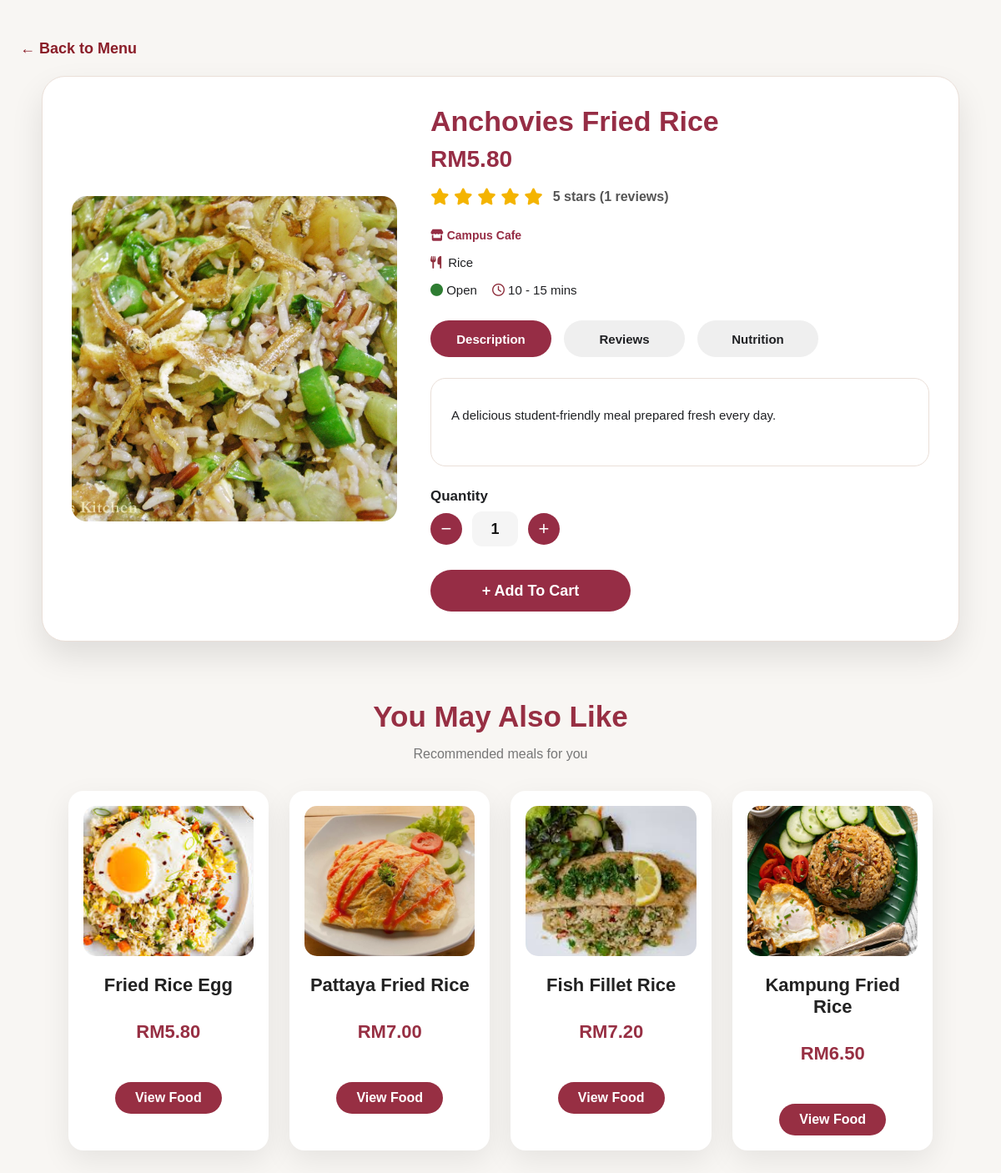
Screenshot of /pages/food_details.php?id=1 with the database file from the repository.
### tables this page shows
CREATE TABLE `menu_items` (
  `item_id` int(11) NOT NULL,
  `item_name` varchar(100) NOT NULL,
  `restaurant_name` varchar(100) NOT NULL,
  `category` varchar(50) NOT NULL,
  `price` decimal(10,2) NOT NULL,
  `image` varchar(255) NOT NULL,
  `availability` varchar(20) NOT NULL DEFAULT 'Available'
);

### pages/food_details.php (the view, shortened to what this page needs)
<?php
include("../includes/db.php");
$id = (int) $_GET["id"];
function h($value)
{
    return htmlspecialchars((string) $value, ENT_QUOTES, "UTF-8");
}
function isRestaurantOpenStatus($status): bool
{
    return strtolower(trim((string) $status)) === "open";
}
$stmt = $conn->prepare("SELECT * FROM menu_items WHERE item_id = ?");
$stmt->bind_param("i", $id);
$stmt->execute();
$result = $stmt->get_result();
$item = $result->fetch_assoc();
$avgSql = "
    SELECT AVG(rating) AS avg_rating, COUNT(rating) AS rating_count
    FROM menu_feedback
    WHERE item_id = ?
    AND rating IS NOT NULL
";
$avgStmt = $conn->prepare($avgSql);
$avgStmt->bind_param("i", $id);
$avgStmt->execute();
$avgData = $avgStmt->get_result()->fetch_assoc();
$avgRating = round((float)($avgData["avg_rating"] ?? 0), 1);
$ratingCount = (int)($avgData["rating_count"] ?? 0);
$restaurantStatus = "Open";
$statusStmt = $conn->prepare("SELECT status FROM restaurants WHERE restaurant_name = ?");
$statusStmt->bind_param("s", $item["restaurant_name"]);
$statusStmt->execute();
$statusData = $statusStmt->get_result()->fetch_assoc();
if ($statusData && trim((string) $statusData["status"]) !== "") {
    $restaurantStatus = trim((string) $statusData["status"]);
}
$isOpen = isRestaurantOpenStatus($restaurantStatus);
$statusText = $isOpen ? "Open" : $restaurantStatus;
$statusColor = $isOpen ? "#2E7D32" : "#B3261E";
$descriptions = [
    "Nasi Lemak Set" => "Traditional Malaysian coconut rice served with sambal, fried chicken, egg and cucumber.",
    "Mee Goreng" => "Spicy stir-fried noodles served with vegetables and egg.",
    "Chicken Rice" => "Tender chicken served with fragrant rice and homemade sauce.",
    "Fried Chicken Rice" => "Crispy fried chicken served with rice and vegetables.",
    "Build Your Own Meal" => "Customize your own meal based on your favourite ingredients."
];
$description = $descriptions[$item["item_name"]] ?? "A delicious student-friendly meal prepared fresh every day.";
$sqlRecommend = "
    SELECT *
    FROM menu_items
    WHERE item_id != ?
    ORDER BY (restaurant_name = ?) DESC, RAND()
    LIMIT 4
";
$stmtRecommend = $conn->prepare($sqlRecommend);
$stmtRecommend->bind_param("is", $id, $item["restaurant_name"]);
$stmtRecommend->execute();
$resultRecommend = $stmtRecommend->get_result();
?>
<?php include("../includes/header.php"); ?>
<div class="food-details-page">
    <a href="menu.php" class="back-menu">&larr; Back to Menu</a>
    <div class="food-details-card">
        <div class="food-image">
            <img
                src="../images/<?php echo h($item["image"]); ?>"
                alt="<?php echo h($item["item_name"]); ?>"
            >
        </div>
        <div class="food-info">
            <h1><?php echo h($item["item_name"]); ?></h1>
            <h2>RM<?php echo number_format((float) $item["price"], 2); ?></h2>
            <div class="food-rating">
                <span class="rating-stars">
                    <?php for ($star = 1; $star <= 5; $star++) { ?>
                        <i class="<?php echo $avgRating >= $star ? 'fa-solid' : 'fa-regular'; ?> fa-star"></i>
                    <?php } ?>
                </span>
                <span class="rating-text">
                    <?php echo $ratingCount > 0 ? $avgRating . " stars (" . $ratingCount . " reviews)" : "No reviews yet"; ?>
                </span>
            </div>
            <p>
    <a class="restaurant-link"
       href="menu.php?restaurant=<?php echo urlencode($item["restaurant_name"]); ?>">
        <i class="fa-solid fa-store"></i>
        <strong><?php echo h($item["restaurant_name"]); ?></strong>
    </a>
</p>
            <p class="food-meta-line">
                <i class="fa-solid fa-utensils"></i>
                <?php echo h($item["category"]); ?>
            </p>
            <p class="food-meta-line food-status-row">
                <span>
                    <i class="fa-solid fa-circle" style="color:<?php echo h($statusColor); ?>;"></i>
                    <?php echo h($statusText); ?>
                </span>
                <span>
                    <i class="fa-regular fa-clock"></i>
                    10 - 15 mins
                </span>
            </p>
            <div class="food-tabs">
                <button class="tab-btn active" type="button" onclick="openTab(event, 'description')">
                    Description
                </button>
                <button class="tab-btn" type="button" onclick="openTab(event, 'reviews')">
                    Reviews
                </button>
                <button class="tab-btn" type="button" onclick="openTab(event, 'nutrition')">
                    Nutrition
                </button>
            </div>
            <div id="description" class="tab-content active">
                <p><?php echo h($description); ?></p>
            </div>
            <h3>Quantity</h3>
            <div class="quantity-box">
                <button type="button" onclick="decreaseQty()">&minus;</button>
                <input type="text" id="qty" value="1" readonly>
                <button type="button" onclick="increaseQty()">+</button>
            </div>
            <a class="details-cart" href="cart.php?action=add&id=<?php echo h($item["item_id"]); ?>">
                + Add To Cart
            </a>
        </div>
    </div>
    <div class="recommended-section">
        <h2>You May Also Like</h2>
        <p>Recommended meals for you</p>
        <div class="recommended-grid">
            <?php while ($food = $resultRecommend->fetch_assoc()) { ?>
                <div class="recommend-card">
                    <a href="food_details.php?id=<?php echo h($food["item_id"]); ?>">
                        <img
                            src="../images/<?php echo h($food["image"]); ?>"
                            alt="<?php echo h($food["item_name"]); ?>"
                        >
                    </a>
                    <h4><?php echo h($food["item_name"]); ?></h4>
                    <p>RM<?php echo number_format((float) $food["price"], 2); ?></p>
                    <a class="view-food" href="food_details.php?id=<?php echo h($food["item_id"]); ?>">
                        View Food
                    </a>
                </div>
            <?php } ?>
        </div>
    </div>
</div>
<?php include("../includes/footer.php"); ?>

### includes/header.php (shortened to what this page needs)
<!DOCTYPE html>
<html>
<head>
    <link rel="stylesheet"
    href="https://cdnjs.cloudflare.com/ajax/libs/font-awesome/6.5.2/css/all.min.css">
    <link rel="stylesheet" href="../css/style.css?admin_clean=300066">
</head>
<body>

### includes/footer.php
</body>
</html>

### rows the page displays
menu_items: image (picture), item_name "Anchovies Fried Rice", price "5.80", restaurant_name "Campus Cafe", category "Rice", item_name "A delicious student-friendly meal prepared fresh every day."
menu_items: image (picture), item_name "Fried Rice Egg", price "5.80"
menu_items: image (picture), item_name "Pattaya Fried Rice", price "7.00"
menu_items: image (picture), item_name "Fish Fillet Rice", price "7.20"
menu_items: image (picture), item_name "Kampung Fried Rice", price "6.50"

### other values shown
$avgRating "5"
$ratingCount "1"
$statusText "Open"
